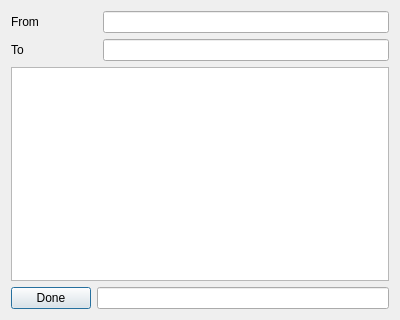
<?xml version="1.0" encoding="UTF-8"?>
<ui version="4.0">
 <class>CopyReport</class>
 <widget class="QDialog" name="CopyReport">
  <property name="geometry">
   <rect>
    <x>0</x>
    <y>0</y>
    <width>400</width>
    <height>320</height>
   </rect>
  </property>
  <property name="windowTitle">
   <string>Copy DB</string>
  </property>
  <layout class="QGridLayout" name="gridLayout">
   <item row="0" column="0">
    <widget class="QLabel" name="fromLabel">
     <property name="text">
      <string>From</string>
     </property>
    </widget>
   </item>
   <item row="0" column="2">
    <widget class="QLineEdit" name="sourceLine"/>
   </item>
   <item row="1" column="0">
    <widget class="QLabel" name="toLabel">
     <property name="text">
      <string>To</string>
     </property>
    </widget>
   </item>
   <item row="1" column="2">
    <widget class="QLineEdit" name="destLine"/>
   </item>
   <item row="2" column="0" colspan="3">
    <widget class="QTextEdit" name="messageBox">
     <property name="readOnly">
      <bool>true</bool>
     </property>
    </widget>
   </item>
   <item row="3" column="0">
    <widget class="QPushButton" name="doneButton">
     <property name="text">
      <string>Done</string>
     </property>
    </widget>
   </item>
   <item row="3" column="1" colspan="2">
    <widget class="QLineEdit" name="statusLine"/>
   </item>
  </layout>
 </widget>
 <resources/>
 <connections/>
</ui>
